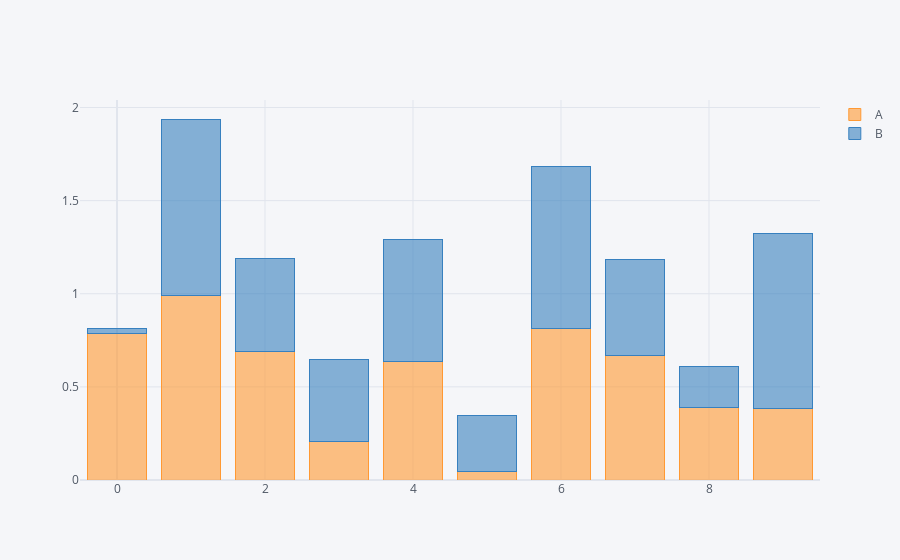

The code cell stored with this chart in its notebook:
### Code cell
df.iplot(kind='bar', barmode='stack')

### Figure 1 — Plotly figure (JSON) as saved in the notebook; plotly's stock layout.template omitted (floating-point values rounded to 4 significant figures)
{"data": [{"marker": {"color": "rgba(255, 153, 51, 0.6)", "line": {"color": "rgba(255, 153, 51, 1.0)", "width": 1}}, "name": "A", "orientation": "v", "text": "", "type": "bar", "x": [0, 1, 2, 3, 4, 5, 6, 7, 8, 9], "y": [0.7858, 0.988, 0.69, 0.209, 0.6382, 0.04645, 0.8151, 0.6677, 0.3886, 0.3825]}, {"marker": {"color": "rgba(55, 128, 191, 0.6)", "line": {"color": "rgba(55, 128, 191, 1.0)", "width": 1}}, "name": "B", "orientation": "v", "text": "", "type": "bar", "x": [0, 1, 2, 3, 4, 5, 6, 7, 8, 9], "y": [0.02831, 0.9501, 0.5011, 0.4375, 0.6556, 0.3023, 0.8678, 0.5146, 0.2225, 0.9431]}], "layout": {"barmode": "stack", "legend": {"bgcolor": "#F5F6F9", "font": {"color": "#4D5663"}, "traceorder": "normal"}, "paper_bgcolor": "#F5F6F9", "plot_bgcolor": "#F5F6F9", "title": {"font": {"color": "#4D5663"}}, "xaxis": {"gridcolor": "#E1E5ED", "showgrid": true, "tickfont": {"color": "#4D5663"}, "title": {"font": {"color": "#4D5663"}, "text": ""}, "zerolinecolor": "#E1E5ED"}, "yaxis": {"gridcolor": "#E1E5ED", "showgrid": true, "tickfont": {"color": "#4D5663"}, "title": {"font": {"color": "#4D5663"}, "text": ""}, "zerolinecolor": "#E1E5ED"}}}
